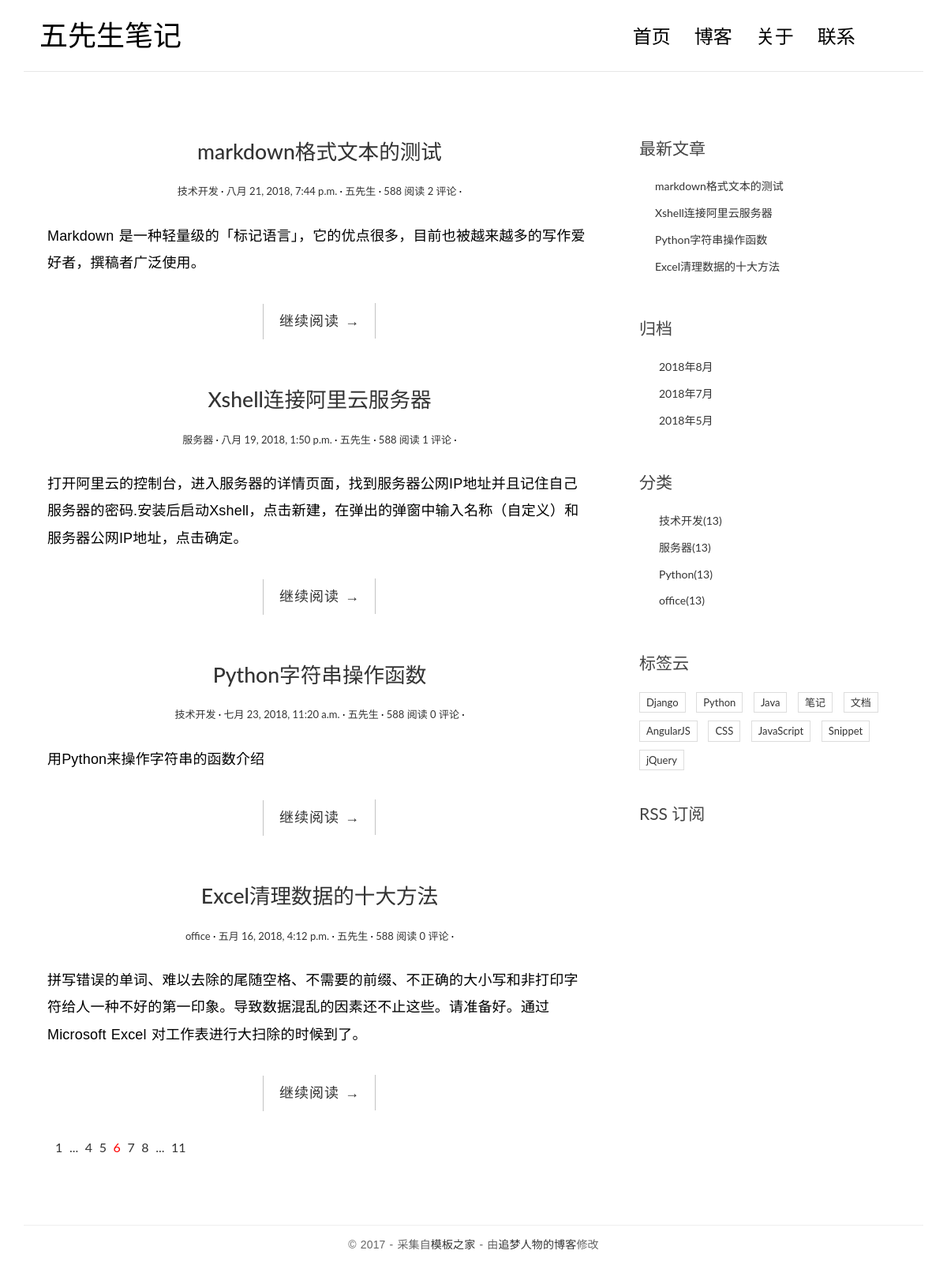
The page / on the database its author committed.
### blog/models.py (models this page shows, shortened)
class Post(models.Model):
    title = models.CharField(max_length=100)
    body = models.TextField()
    created_time = models.DateTimeField()
    modified_time = models.DateTimeField()
    excerpt = models.CharField(max_length=200, blank=True)
    category = models.ForeignKey(Category, on_delete=models.CASCADE)
    tags = models.ManyToManyField(Tag, blank=True)
    author = models.ForeignKey(User, on_delete=models.CASCADE)

class Category(models.Model):
    name = models.CharField(max_length=100)
    def __str__(self):
        return self.name

class User(models.Model):
    name = models.CharField(max_length=100)
    def __str__(self):
        return self.name

### blog/views.py (the view)
# urls.py: path('', views.index, name='index'),
def index(request):
    post_list = models.Post.objects.all().order_by('-created_time')
    context = {
        "post_list": post_list,
    }
    return render(request, 'blog/index.html', context)

### blog/templatetags/blog_tags.py (called while the page is built)
@register.simple_tag
def get_recent_posts(num=5):
    return models.Post.objects.all().order_by("-created_time")[:num]

@register.simple_tag
def archives():
    return models.Post.objects.dates("created_time", "month", "DESC")

@register.simple_tag
def get_categories():
    return models.Category.objects.all()

### blog/templates/blog/index.html
{% extends "base.html" %}
{% block main %}
    {% if post_list %}
        {% for post in post_list %}
            <article class="post post-{{ post.pk }}">
                <header class="entry-header">
                    <h1 class="entry-title">
                        <a href="{% url "blog:detail" post.id %}">{{ post.title }}</a>
                    </h1>
                    <div class="entry-meta">
                        <span class="post-category"><a href="{% url "blog:category" post.category.id %}">{{ post.category }}</a></span>
                        <span class="post-date"><a href="{% url "blog:archives" post.created_time.year post.created_time.month %}"><time class="entry-date"
                                                                  datetime="{{ post.created_time }}">{{ post.created_time }}</time></a></span>
                        <span class="post-author"><a href="#">{{ post.author }}</a></span>
                        <span class="views-count"><a href="#">588 阅读</a></span>
                        <span class="comments-link"><a href="#">{{ post.comments_set.count }} 评论</a></span>
                    </div>
                </header>
                <div class="entry-content clearfix">
                    <p>{{ post.excerpt }}</p>
                    <div class="read-more cl-effect-14">
                        <a href="{% url "blog:detail" post.id %}" class="more-link">继续阅读 <span class="meta-nav">→</span></a>
                    </div>
                </div>
            </article>
        {% endfor %}
    {% else %}
        <div class="no-post">暂时还没有发布的文章！</div>
    {% endif %}
    <div class="pagination">
        <ul>
            <li><a href="">1</a></li>
            <li><a href="">...</a></li>
            <li><a href="">4</a></li>
            <li><a href="">5</a></li>
            <li class="current"><a href="">6</a></li>
            <li><a href="">7</a></li>
            <li><a href="">8</a></li>
            <li><a href="">...</a></li>
            <li><a href="">11</a></li>
        </ul>
    </div>
{% endblock main %}

### blog/templates/base.html (shortened to what this page needs)
{% load staticfiles %}
{% load blog_tags %}
<!DOCTYPE html>
<html>
<head>
    <link rel="stylesheet" href="{% static "blog/css/bootstrap.min.css" %}">
    <link rel="stylesheet" href="http://code.ionicframework.com/ionicons/2.0.1/css/ionicons.min.css">
    <link rel="stylesheet" href="{% static "blog/css/pace.css" %}">
    <link rel="stylesheet" href="{% static "blog/css/custom.css" %}">
    <link rel="stylesheet" href="{% static "blog/css/highlights/github.css" %}">
</head>
<body>
<div class="container">
    <header id="site-header">
        <div class="row">
            <div class="col-md-4 col-sm-5 col-xs-8">
                <div class="logo">
                    <h1><a href="http://localhost:8000"><b>五先生笔记</b></a></h1>
                </div>
            </div>
            <div class="col-md-8 col-sm-7 col-xs-4">
                <nav class="main-nav" role="navigation">
                    <div class="collapse navbar-collapse" id="bs-example-navbar-collapse-1">
                        <ul class="nav navbar-nav navbar-right">
                            <li class="cl-effect-11"><a href="http://localhost:8000" data-hover="首页">首页</a></li>
                            <li class="cl-effect-11"><a href="full-width.html" data-hover="博客">博客</a></li>
                            <li class="cl-effect-11"><a href="about.html" data-hover="关于">关于</a></li>
                            <li class="cl-effect-11"><a href="contact.html" data-hover="联系">联系</a></li>
                        </ul>
                    </div>
                </nav>
            </div>
        </div>
    </header>
</div>
<div class="content-body">
    <div class="container">
        <div class="row">
            <main class="col-md-8">
                {% block main %}
                {% endblock main %}
            </main>
            <aside class="col-md-4">
                <div class="widget widget-recent-posts">
                    <h3 class="widget-title">最新文章</h3>
                    {% get_recent_posts as recent_post_list %}
                    {% if recent_post_list %}
                        <ul>
                            {% for post in recent_post_list %}
                                <li>
                                    <a href="{% url "blog:detail" post.id %}">{{ post.title }}</a>
                                </li>
                            {% endfor %}
                        </ul>
                    {% else %}
                        暂无文章！
                    {% endif %}
                </div>
                <div class="widget widget-archives">
                    <h3 class="widget-title">归档</h3>
                    {% archives as date_list %}
                    {% if date_list %}
                        <ul>
                            {% for date in date_list %}
                                <li>
                                    <a href="{% url "blog:archives" date.year date.month %}">{{ date.year }}年{{ date.month }}月</a>
                                </li>
                            {% endfor %}
                        </ul>
                    {% else %}
                        暂无归档！
                    {% endif %}
                </div>
                <div class="widget widget-category">
                    <h3 class="widget-title">分类</h3>
                    {% get_categories as category_list %}
                    {% if category_list %}
                        <ul>
                            {% for category in category_list %}
                                <li>
                                    <a href="{% url "blog:category" category.id %}">{{ category.name }}<span class="post-count">(13)</span></a>
                                </li>
                            {% endfor %}
                        </ul>
                    {% else %}
                        暂无归档！
                    {% endif %}
                </div>
                <div class="widget widget-tag-cloud">
                    <h3 class="widget-title">标签云</h3>
                    <ul>
                        <li>
                            <a href="#">Django</a>
                        </li>
                        <li>
                            <a href="#">Python</a>
                        </li>
                        <li>
                            <a href="#">Java</a>
                        </li>
                        <li>
                            <a href="#">笔记</a>
                        </li>
                        <li>
                            <a href="#">文档</a>
                        </li>
                        <li>
                            <a href="#">AngularJS</a>
                        </li>
                        <li>
                            <a href="#">CSS</a>
                        </li>
                        <li>
                            <a href="#">JavaScript</a>
                        </li>
                        <li>
                            <a href="#">Snippet</a>
                        </li>
                        <li>
                            <a href="#">jQuery</a>
                        </li>
                    </ul>
                </div>
                <div class="rss">
                    <a href=""> RSS 订阅</a>
                </div>
            </aside>
        </div>
    </div>
</div>
<footer id="site-footer">
    <div class="container">
        <div class="row">
            <div class="col-md-12">
                <p class="copyright">&copy 2017 - 采集自<a href="http://www.cssmoban.com/"
                                                        target="_blank" title="模板之家">模板之家</a>
                    - 由<a href="http://zmrenwu.com/" title="网页模板" target="_blank">追梦人物的博客</a>修改
                </p>
            </div>
        </div>
    </div>
</footer>
</body>
</html>

### blog/static/blog/css/custom.css (style rules this page uses)
* { outline: none; }
h1, h2, h3, h4, h5, h6 { margin-top: 0; }
b { font-weight: 400; }
a { color: #333; }
body { color: #444; font-family: 'Lato', sans-serif; }
p { font-family: 'Ubuntu', sans-serif; font-weight: 400; word-spacing: 1px; letter-spacing: 0.01em; }
#site-header { background-color: #FFF; padding: 25px 20px; margin-bottom: 40px; border-bottom: 1px solid #e7e7e7; }
.logo h1 a { color: #000; }
.logo h1 { margin: 0; font-family: 'Lato', sans-serif; font-weight: 300; }
.main-nav { margin-top: 11px; max-width: 95%; }
.main-nav a { color: #000000 !important; padding: 0 0 5px 0 !important; margin-right: 30px; font-family: 'Lato', sans-serif; font-weight: 300; font-size: 24px; }
.cl-effect-11 a { padding: 10px 0; color: #0972b4; text-shadow: none; }
.cl-effect-11 a::before { position: absolute; top: 0; left: 0; overflow: hidden; padding: 0 0 5px 0 !important; max-width: 0; border-bottom: 1px solid #000; color: #000; content: attr(data-hover); white-space: nowrap; -webkit-transition: max-width 0.5s; -moz-transition: max-width 0.5s; transition: max-width 0.5s; }
.content-body { padding-bottom: 4em; }
.post { background: #fff; padding: 30px 30px 0; }
.entry-title { text-align: center; font-size: 1.9em; margin-bottom: 20px; line-height: 1.6; padding: 10px 20px 0; }
.entry-meta { text-align: center; color: #DDDDDD; font-size: 13px; margin-bottom: 30px; }
.entry-content { font-size: 18px; line-height: 1.9; font-weight: 300; color: #000; }
.post-category::after, .post-date::after, .post-author::after, .comments-link::after { content: ' ·'; color: #000; }
.read-more { font-family: 'Ubuntu', sans-serif; font-weight: 400; word-spacing: 1px; letter-spacing: 0.01em; text-align: center; margin-top: 20px; }
.cl-effect-14 a { padding: 0 20px; height: 45px; line-height: 45px; position: relative; display: inline-block; margin: 15px 25px; letter-spacing: 1px; font-weight: 400; text-shadow: 0 0 1px rgba(255, 255, 255, 0.3); }
.cl-effect-14 a::before, .cl-effect-14 a::after { position: absolute; width: 45px; height: 1px; background: #C3C3C3; content: ''; -webkit-transition: all 0.3s; -moz-transition: all 0.3s; transition: all 0.3s; pointer-events: none; }
.cl-effect-14 a::before { top: 0; left: 0; -webkit-transform: rotate(90deg); -moz-transform: rotate(90deg); transform: rotate(90deg); -webkit-transform-origin: 0 0; -moz-transform-origin: 0 0; transform-origin: 0 0; }
.cl-effect-14 a::after { right: 0; bottom: 0; -webkit-transform: rotate(90deg); -moz-transform: rotate(90deg); transform: rotate(90deg); -webkit-transform-origin: 100% 0; -moz-transform-origin: 100% 0; transform-origin: 100% 0; }
.widget { background: #fff; padding: 30px 0 0; }
.widget-title { font-size: 1.5em; margin-bottom: 20px; line-height: 1.6; padding: 10px 0 0; font-weight: 400; }
.widget-recent-posts ul { padding: 0; margin: 0; padding-left: 20px; }
.widget-recent-posts ul li { list-style-type: none; position: relative; line-height: 170%; margin-bottom: 10px; }
.widget-recent-posts ul li::before { content: '\f3d3'; font-family: "Ionicons"; position: absolute; left: -17px; top: 3px; font-size: 16px; color: #000; }
.widget-archives ul { padding: 0; margin: 0; padding-left: 25px; }
.widget-archives ul li { list-style-type: none; position: relative; line-height: 170%; margin-bottom: 10px; }
.widget-archives ul li::before { content: '\f3f3'; font-family: "Ionicons"; position: absolute; left: -25px; top: 1px; font-size: 16px; color: #000; }
.widget-category ul { padding: 0; margin: 0; padding-left: 25px; }
.widget-category ul li { list-style-type: none; position: relative; line-height: 170%; margin-bottom: 10px; }
.widget-category ul li::before { content: '\f3fe'; font-family: "Ionicons"; position: absolute; left: -25px; top: 1px; font-size: 18px; color: #000; }
.widget-tag-cloud ul { padding: 0; margin: 0; margin-right: -10px; }
.widget-tag-cloud ul li { list-style-type: none; font-size: 13px; display: inline-block; margin-right: 10px; margin-bottom: 10px; padding: 3px 8px; border: 1px solid #ddd; }
.rss { font-size: 21px; margin-top: 30px; }
.rss a { color: #444; }
#site-footer { padding-top: 10px; padding: 0 0 1.5em 0; }
.copyright { text-align: center; padding-top: 1em; margin: 0; border-top: 1px solid #eee; color: #666; }
.pagination ul { list-style: none; }
.pagination ul li { display: inline-block; font-size: 16px; margin-right: 5px; }
.current a { color: red; }

### rows shown on the page
Post: title "markdown格式文本的测试", category "技术开发", created_time "八月 21, 2018, 7:44 p.m.", author "五先生", comments_set.count "2", excerpt "Markdown 是一种轻量级的「标记语言」，它的优点很多，目前也被越来越多的写作爱好者，撰稿者广泛使用。"
Post: title "Xshell连接阿里云服务器", category "服务器", created_time "八月 19, 2018, 1:50 p.m.", author "五先生", comments_set.count "1", excerpt "打开阿里云的控制台，进入服务器的详情页面，找到服务器公网IP地址并且记住自己服务器的密码.安装后启动Xshell，点击新建，在弹出的弹窗中输入名称（自定义）和服务器公网IP地址，点击确定。"
Post: title "Python字符串操作函数", category "技术开发", created_time "七月 23, 2018, 11:20 a.m.", author "五先生", comments_set.count "0", excerpt "用Python来操作字符串的函数介绍"
Post: title "Excel清理数据的十大方法", category "office", created_time "五月 16, 2018, 4:12 p.m.", author "五先生", comments_set.count "0", excerpt "拼写错误的单词、难以去除的尾随空格、不需要的前缀、不正确的大小写和非打印字符给人一种不好的第一印象。导致数据混乱的因素还不止这些。请准备好。通过 Microsoft Excel 对工作表进行大扫除的时候到了。"
Category: name "技术开发"
Category: name "服务器"
Category: name "Python"
Category: name "office"

### other values the page prints
{{ date.year }} "2018" "2018" "2018"
{{ date.month }} "8" "7" "5"
